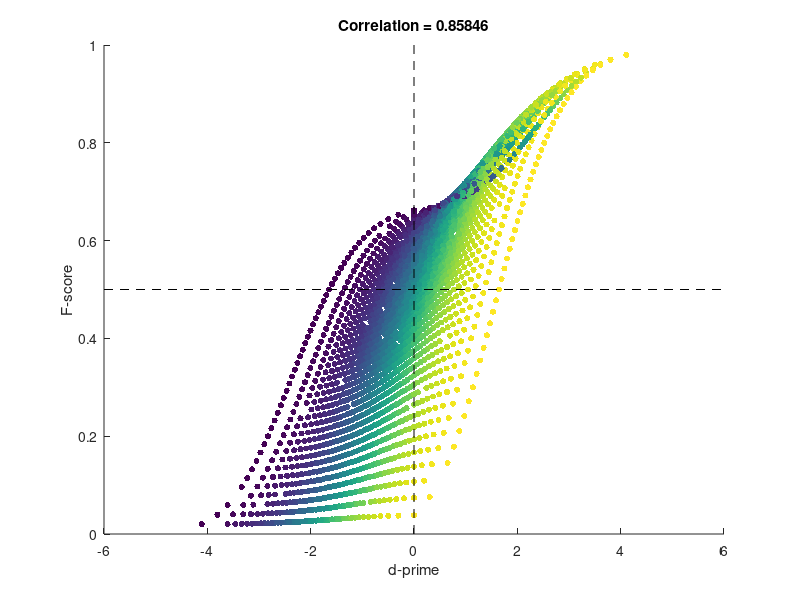

Recreate this plot in MATLAB.
%%
%   COURSE: Master statistics and machine learning: intuition, math, code										
%      URL: udemy.com/course/statsml_x/?couponCode=202112 
% 
%  SECTION: Signal detection theory
%    VIDEO: F-score
% 
%  TEACHER: Mike X Cohen, sincxpress.com
%

%%

% a clear MATLAB workspace is a clear mental workspace
close all; clear; clc

%% run experiment

% number of 'trials' in the experiment
N = 50;

% number of experiment repetitions
numExps = 10000;

% initialize 
[Fscores,dPrimes,specificity] = deal(zeros(numExps,1));


%%% run the experiment!
for expi=1:numExps
    
    % generate data
    H = randi(N-1,1);  % hits
    M = N-H;           % misses
    CR = randi(N-1,1); % correction rejections
    FA = N-CR;         % false alarms
    
    % Fscore
    Fscores(expi) = H / (H+(FA+M)/2);
    
    % specificity
    specificity(expi) = CR/(CR+FA);
    
    % d'
    dPrimes(expi) = norminv(H/N)-norminv(FA/N);
    
    
    % not used here...
    accuracy  = (H+FA)/N;
    precision = H/(H+FA);
    recall    = H/(H+M);
end

% let's see how they relate
figure(2), clf, hold on
scatter(dPrimes,Fscores,20,specificity,'filled')
plot(get(gca,'xlim'),[.5 .5],'k--')
plot([0 0],get(gca,'ylim'),'k--')
xlabel('d-prime'), ylabel('F-score')
title([ 'Correlation = ' num2str(corr(Fscores,dPrimes)) ])

%% done.
